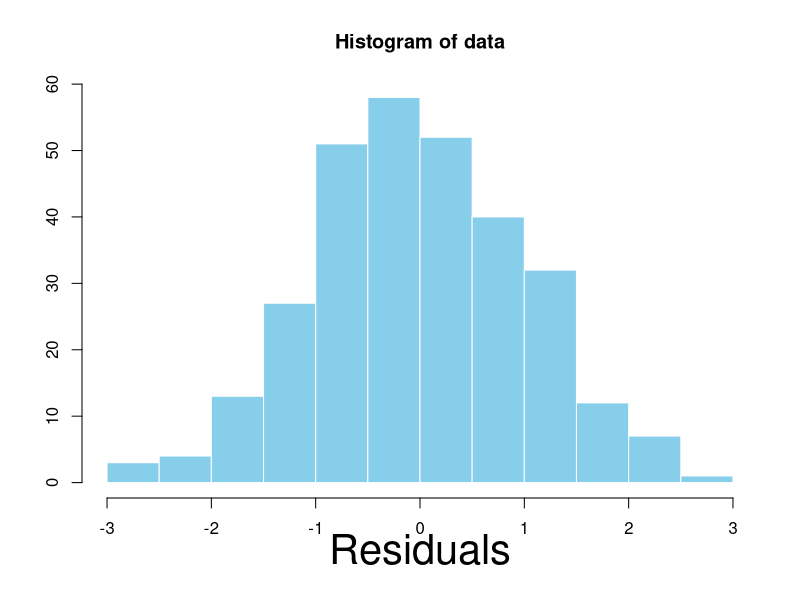
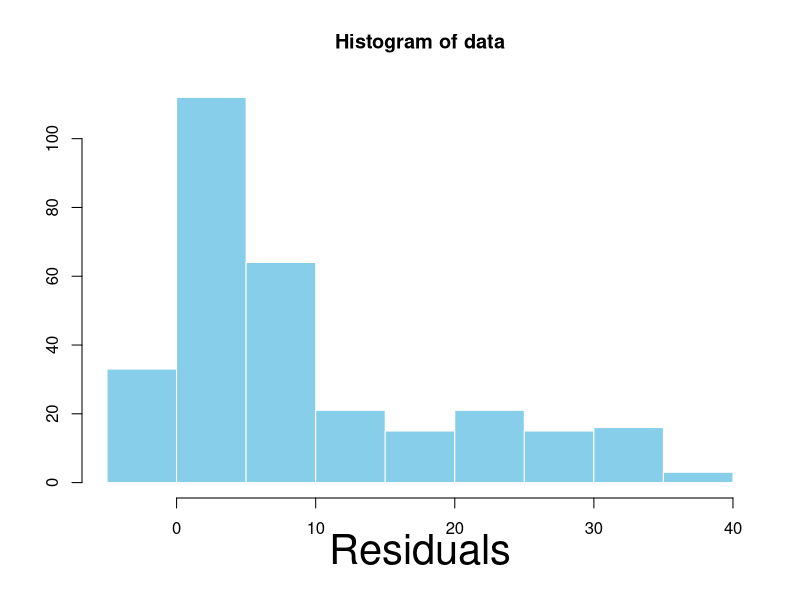
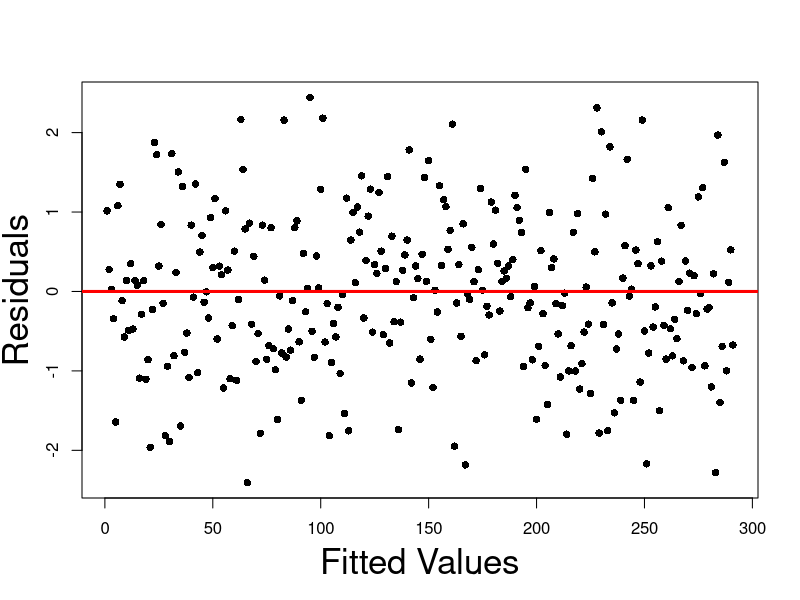
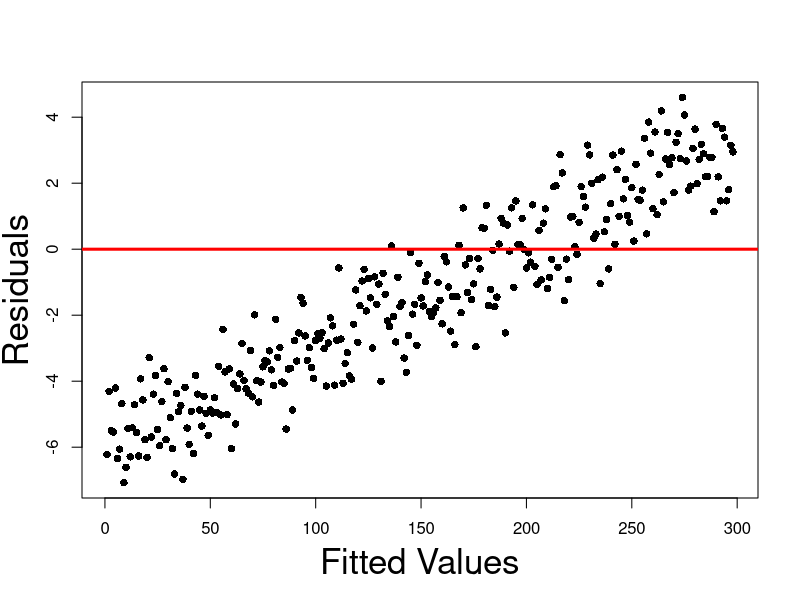
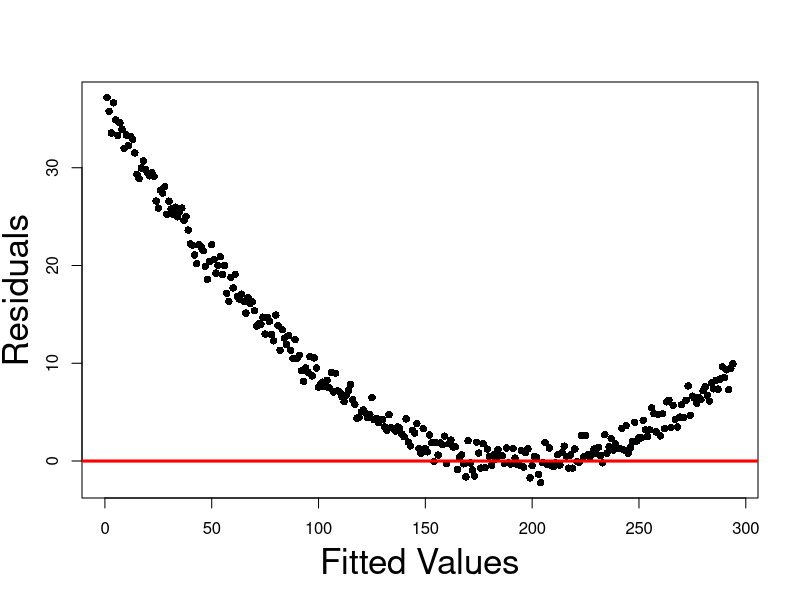
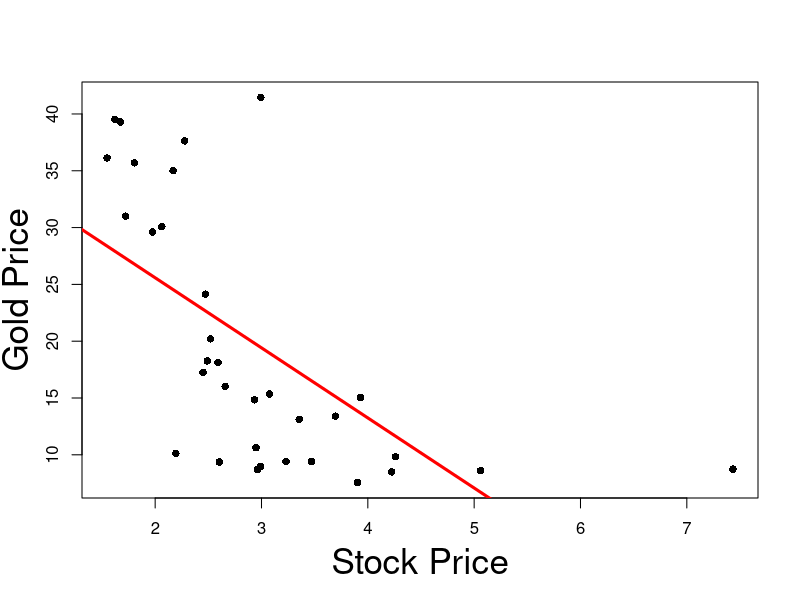
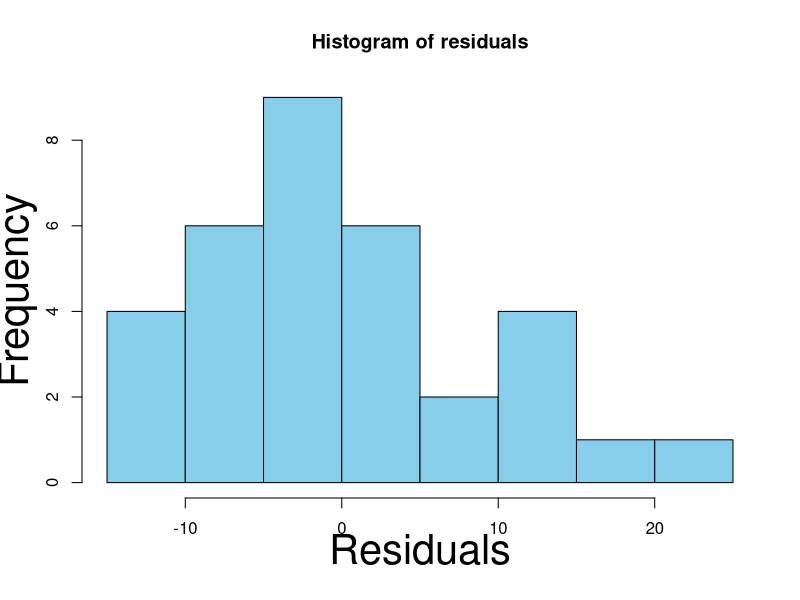
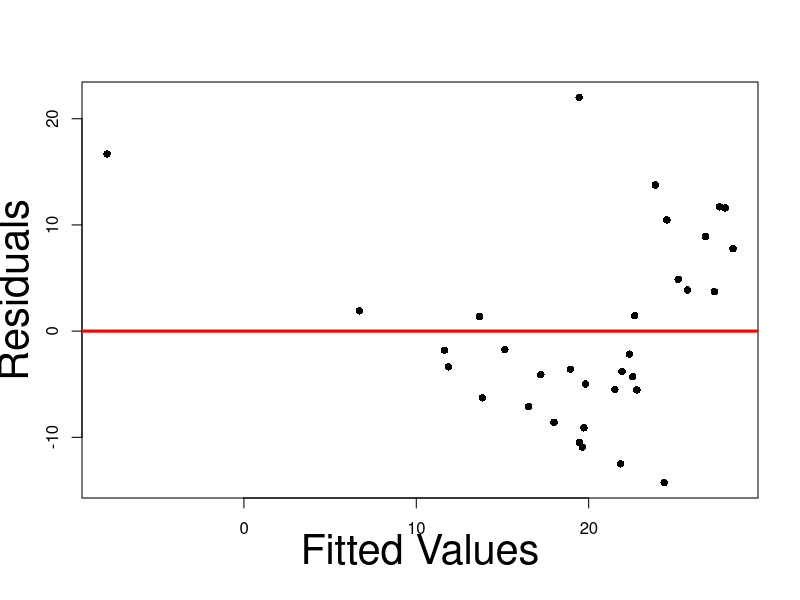

R code for these plots, in order:
## ---- chunk 1
#| echo: false
#| fig-asp: 1

# Generate random N(0,1) vector
data <- rnorm(300)

# Plot histogram of transformed data
hist(data, 
     xlab = "", 
     ylab = "", 
     col = "skyblue", 
     border = "white")

# Increase label size
mtext("Residuals", side=1, line=2.5, cex=2.5)
## ---- chunk 2
#| echo: false
#| fig-asp: 1

# Generate random N(0,1) vector
data <- rnorm(300)

trend <- seq(-6, 3, length.out = length(data))

# Add quadratic trend
data <- data + trend ^ 2

# Plot histogram of transformed data
hist(data, 
     xlab = "", 
     ylab = "", 
     col = "skyblue", 
     border = "white")

# Increase label size
mtext("Residuals", side=1, line=2.5, cex=2.5)
## ---- chunk 3
#| echo: false
#| fig-asp: 1

# Generate random N(0,1) vector
data <- rnorm(300)

# Threshold at 2.5 standard deviation for 
# better plot

data <- data[abs(data) <= 2.5]

plot(data, 
    xlab = "", 
    ylab = "", 
    pch = 16)

mtext("Fitted Values", side=1, line=3, cex=2.1)
mtext("Residuals", side=2, line=2.5, cex=2.1)

abline(0, 0, col = "red", lwd = 3)
## ---- chunk 4
#| echo: false
#| fig-asp: 1

# Generate random N(0,1) vector
data <- rnorm(300)

# Threshold at 2.5 standard deviation for 
# better plot

data <- data[abs(data) <= 2.5]

trend <- seq(-6, 3, length.out = length(data))

# Add linear trend
data <- data + trend

plot(data, 
    xlab = "", 
    ylab = "", 
    pch = 16)

mtext("Fitted Values", side=1, line=3, cex=2.1)
mtext("Residuals", side=2, line=2.5, cex=2.1)

abline(0, 0, col = "red", lwd = 3)
## ---- chunk 5
#| echo: false
#| fig-asp: 1

# Generate random N(0,1) vector
data <- rnorm(300)

# Threshold at 2.5 standard deviation for 
# better plot

data <- data[abs(data) <= 2.5]

trend <- seq(-6, 3, length.out = length(data))

# Add quadratic trend
data <- data + trend ^ 2

plot(data, 
    xlab = "", 
    ylab = "", 
    pch = 16)

mtext("Fitted Values", side=1, line=3, cex=2.1)
mtext("Residuals", side=2, line=2.5, cex=2.1)

abline(0, 0, col = "red", lwd = 3)
## ---- chunk 6
#| echo: false
#| fig-asp: 1

# Read the data
prices <- read.table(file = "datasets/stock_gold.txt",
                   header = TRUE
                  )

stock.price <- prices$stock_price
gold.price <- prices$gold_price

# Fit regression model
model <- lm(gold.price ~ stock.price)

# Create the plot
plot(stock.price,
     gold.price, 
     xlab = "", 
     ylab= "",
     pch = 16)

# Add labels
mtext("Stock Price", side=1, line=3, cex=2.1)
mtext("Gold Price", side=2, line=2.5, cex=2.1)

# Plot regression line
abline(model, col = "red", lwd = 3)
## ---- chunk 7
#| echo: false
#| fig-asp: 1

# Read the data
prices <- read.table(file = "datasets/stock_gold.txt",
                   header = TRUE
                  )

stock.price <- prices$stock_price
gold.price <- prices$gold_price

# Fit regression model
model <- lm(gold.price ~ stock.price)

# Compute residuals
residuals <- model$resid

# Histogram of residuals
hist(residuals,
xlab = "",
ylab = "",
col = "skyblue")

# Increase label size
mtext("Residuals", side = 1, line = 2.5, cex = 2.5)
mtext("Frequency", side = 2, line = 2.5, cex = 2.5)
## ---- chunk 8
#| echo: false
#| fig-asp: 1

# Read the data
prices <- read.table(file = "datasets/stock_gold.txt",
                   header = TRUE
                  )

stock.price <- prices$stock_price
gold.price <- prices$gold_price

# Fit regression model
model <- lm(gold.price ~ stock.price)

# Compute residuals
residuals <- model$resid

# Compute fitted values
fitted <- model$fitted

# Plot the residual graph
plot(fitted, residuals,
     xlab = "", 
     ylab = "",
     pch = 16)

# Increase label size
mtext("Fitted Values", side = 1, line = 2.5, cex = 2.5)
mtext("Residuals", side = 2, line = 2.5, cex = 2.5)

# Add y = 0 line for reference
abline(0, 0, col = "red", lwd = 3)
## ---- chunk 9
#| echo: false
#| fig-asp: 1

# Read the data
prices <- read.table(file = "datasets/stock_gold.txt",
                   header = TRUE
                  )

stock.price <- prices$stock_price
gold.price <- prices$gold_price

# Fit regression model
model <- lm(gold.price ~ stock.price)

# Compute residuals
residuals <- model$resid

# Compute fitted values
fitted <- model$fitted

# Plot the residual graph
plot(fitted, residuals,
     xlab = "", 
     ylab = "",
     pch = 16)

# Increase label size
mtext("Fitted Values", side = 1, line = 2.5, cex = 2.5)
mtext("Residuals", side = 2, line = 2.5, cex = 2.5)

# Add y = 0 line for reference
abline(0, 0, col = "red", lwd = 3)
## ---- chunk 10
#| echo: false
#| fig-asp: 1

# Read the data
prices <- read.table(file = "datasets/stock_gold.txt",
                   header = TRUE
                  )

stock.price <- prices$stock_price
gold.price <- prices$gold_price

# Transform data via log(y)
log.gold.price <- log(gold.price)

# Fit linear model with log(y) data
log.model <- lm(log.gold.price ~ stock.price)

# Compute residuals for log model
log.residuals <- log.model$resid

# Compute fitted values for log model
log.fitted <- log.model$fitted

# Plot the residual graph
plot(log.fitted, log.residuals,
     xlab = "", 
     ylab = "",
     pch = 16)

# Increase label size
mtext("Fitted Values", side = 1, line = 2.5, cex = 2.5)
mtext("Residuals", side = 2, line = 2.5, cex = 2.5)

# Add y = 0 line for reference
abline(0, 0, col = "red", lwd = 3)
## ---- chunk 11
#| echo: false
#| fig-asp: 1

# Read the data
prices <- read.table(file = "datasets/stock_gold.txt",
                   header = TRUE
                  )

stock.price <- prices$stock_price
gold.price <- prices$gold_price

# Fit regression model
model <- lm(gold.price ~ stock.price)

# Compute residuals
residuals <- model$resid

# Compute fitted values
fitted <- model$fitted

# Histogram of residuals
hist(residuals,
xlab = "",
ylab = "",
col = "skyblue")

# Increase label size
mtext("Residuals", side = 1, line = 2.5, cex = 2.5)
mtext("Frequency", side = 2, line = 2.5, cex = 2.5)
## ---- chunk 12
#| echo: false
#| fig-asp: 1

# Read the data
prices <- read.table(file = "datasets/stock_gold.txt",
                   header = TRUE
                  )

stock.price <- prices$stock_price
gold.price <- prices$gold_price

# Transform data via log(y)
log.gold.price <- log(gold.price)

# Fit linear model with log(y) data
log.model <- lm(log.gold.price ~ stock.price)

# Compute residuals for log model
log.residuals <- log.model$resid

# Compute fitted values for log model
log.fitted <- log.model$fitted

# Histogram of residuals
hist(log.residuals,
xlab = "",
ylab = "",
col = "skyblue")

# Increase label size
mtext("Residuals", side = 1, line = 2.5, cex = 2.5)
mtext("Frequency", side = 2, line = 2.5, cex = 2.5)
## ---- chunk 13
#| echo: false
#| fig-asp: 1

# Read the data
prices <- read.table(file = "datasets/stock_gold.txt",
                   header = TRUE
                  )

stock.price <- prices$stock_price
gold.price <- prices$gold_price

# Fit regression model
model <- lm(gold.price ~ stock.price)

# Compute residuals
residuals <- model$resid

# Time-series plot of residuals
plot(residuals, 
     xlab = "", 
     ylab= "",
     pch = 16,
     cex = 1.5)

# Add labels
mtext("Time", side=1, line=3, cex=2.1)
mtext("Residuals", side=2, line=2.5, cex=2.1)

# Add line y = 0 for reference
abline(0, 0, col = "red", lwd = 3)
## ---- chunk 14
# Read the data
prices <- read.table(file = "datasets/stock_gold.txt",
                   header = TRUE
                  )

stock.price <- prices$stock_price
gold.price <- prices$gold_price

# Fit regression model
model <- lm(gold.price ~ stock.price)

# Compute residuals
residuals <- model$resid

# Compute length of residuals
length(residuals)
## ---- chunk 15
#| echo: false
#| fig-asp: 1

# Read the data
prices <- read.table(file = "datasets/stock_gold.txt",
                   header = TRUE
                  )

stock.price <- prices$stock_price
gold.price <- prices$gold_price

# Fit regression model
model <- lm(gold.price ~ stock.price)

# Compute residuals
residuals <- model$resid

# Generate lagged version of residuals
residuals.lag.0 <- residuals[2:33]
residuals.lag.1 <-residuals[1:32]

# Plot Lag0 Vs Lag1 residuals
plot(residuals.lag.0, 
     residuals.lag.1,
     xlab = "", 
     ylab= "",
     pch = 16,
     cex = 1.5)

# Add labels
mtext("Residuals Lag 0", side=1, line=3, cex=2.1)
mtext("Residuals Lag 1", side=2, line=2.5, cex=2.1)
## ---- chunk 16
#| echo: true

# Enter the data
Z1 <- c(10, 15, 18, 24, 30)
Z3 <- c(52, 75, 97, 129, 152)

# Compute correlation
cor(Z1, Z3)
## ---- chunk 17
#| echo: true

# Enter the data
Z1 <- c(10, 15, 18, 24, 30)
Z2 <- c(50, 75, 90, 120, 150)
Z3 <- c(52, 75, 97, 129, 152)

# Assemble design matrix
Z <- matrix(c(Z1, Z2, Z3), ncol = 3)

# Compute determinant of Z^T Z
det ( t(Z) %*% Z )
## ---- chunk 18
# Enter the data
Z1 <- c(10, 15, 18, 24, 30)
Z2 <- c(50, 75, 90, 120, 150)
Z3 <- c(52, 75, 97, 129, 152)

# Consider perturbation Z1 + 0.01
PZ1 <- Z1 + 0.01

# Assemble perturbed design matrix
Z <- matrix(c(PZ1, Z2, Z3), ncol = 3)

# Compute the inverse of Z^T Z
solve ( t(Z) %*% Z )
## ---- chunk 19
# Enter the data
Z1 <- c(10, 15, 18, 24, 30)
Z2 <- c(50, 75, 90, 120, 150)
Z3 <- c(52, 75, 97, 129, 152)

# Consider perturbation Z1 + 0.02
PZ1 <- Z1 + 0.02

# Assemble perturbed design matrix
Z <- matrix(c(PZ1, Z2, Z3), ncol = 3)

# Compute the inverse of Z^T Z
solve ( t(Z) %*% Z )
## ---- chunk 20
Z1 <- c(10, 15, 18, 24, 30)
mean(Z1)
## ---- chunk 21
# Enter data
y <- c(70, 65, 90, 95, 110, 115, 120, 140, 155, 150)
x2 <- c(80, 100, 120, 140, 160, 180, 200, 220, 240, 260)
x3 <- c(810, 1009, 1273, 1425, 1633, 1876, 2052, 2201, 2435, 2686)

# Fit model
model <- lm(y ~ x2 + x3)

# We want to display only part of summary
# First capture the output into a vector
temp <- capture.output(summary(model))

# Then print only the lines of interest
cat(paste(temp[9:20], collapse = "\n"))
## ---- chunk 22
# Enter data
x2 <- c(80, 100, 120, 140, 160, 180, 200, 220, 240, 260)
x3 <- c(810, 1009, 1273, 1425, 1633, 1876, 2052, 2201, 2435, 2686)

# Compute correlation
cor(x2, x3)
## ---- chunk 23
# Enter data
y <- c(70, 65, 90, 95, 110, 115, 120, 140, 155, 150)
x2 <- c(80, 100, 120, 140, 160, 180, 200, 220, 240, 260)
x3 <- c(810, 1009, 1273, 1425, 1633, 1876, 2052, 2201, 2435, 2686)

# Fit expenditure as function of income
model.1 <- lm(y ~ x2)

# Capture output
temp.1 <- capture.output(summary(model.1))

# Print reduced output
cat(paste(temp.1[9:19], collapse = "\n"))
## ---- chunk 24
# Enter data
y <- c(70, 65, 90, 95, 110, 115, 120, 140, 155, 150)
x2 <- c(80, 100, 120, 140, 160, 180, 200, 220, 240, 260)
x3 <- c(810, 1009, 1273, 1425, 1633, 1876, 2052, 2201, 2435, 2686)

# Fit expenditure as function of wealth
model.2 <- lm(y ~ x3)

# Capture output
temp.2 <- capture.output(summary(model.2))

# Print reduced output
cat(paste(temp.2[9:19], collapse = "\n"))
## ---- chunk 25
longley <- read.table(file = "datasets/longley.txt",
                      header = TRUE)

head(longley,n=3)
## ---- chunk 26
# Read data file
longley <- read.table(file = "datasets/longley.txt",
                      header = TRUE)

# Return correlations larger than 0.9
cor(longley[ , 1:5]) > 0.9
## ---- chunk 27
#| echo: true
#| code-fold: true
#| code-summary: "Click here for full code"
#| fig-asp: 1

# Divorces data
year <- c(1, 2, 3, 4, 5, 6,7, 8, 9, 10, 15, 20, 25, 30)
percent <- c(3.51, 9.5, 8.91, 9.35, 8.18, 6.43, 5.31, 
             5.07, 3.65, 3.8, 2.83, 1.51, 1.27, 0.49)

# Fit linear model
linear <- lm(percent ~ year)

# Fit order 6 model
order_6 <- lm(percent ~ year  + I( year^2 ) + I( year^3 ) + 
                                I( year^4 ) + I( year^5 ) +
                                I( year^6 ))

# Scatter plot of data
plot(year, percent, xlab = "", ylab = "", pch = 16, cex = 2)

# Add labels
mtext("Years of marriage", side = 1, line = 3, cex = 2.1)
mtext("Risk of divorce by adultery", side = 2, line = 2.5, cex = 2.1)

# Plot Linear Vs Quadratic
polynomial <- Vectorize(function(x, ps) {
  n <- length(ps)
  sum(ps*x^(1:n-1))
}, "x")
curve(polynomial(x, coef(linear)), add=TRUE, col = "red", lwd = 2)
curve(polynomial(x, coef(order_6)), add=TRUE, col = "blue", lty = 2, lwd = 3)
legend("topright", legend = c("Linear", "Order 6"), 
       col = c("red", "blue"), lty = c(1,2), cex = 3, lwd = 3)
## ---- chunk 28
#| echo: true
#| code-fold: true
#| code-summary: "Click here for full code"
#| fig-asp: 1

# Divorces data
year <- c(1, 2, 3, 4, 5, 6,7, 8, 9, 10, 15, 20, 25, 30)
percent <- c(3.51, 9.5, 8.91, 9.35, 8.18, 6.43, 5.31, 
             5.07, 3.65, 3.8, 2.83, 1.51, 1.27, 0.49)

# Fit linear model
linear <- lm(percent ~ year)

# Fit order 6 model
order_6 <- lm(percent ~ year  + I( year^2 ) + I( year^3 ) + 
                                I( year^4 ) + I( year^5 ) +
                                I( year^6 ))

# Scatter plot of data
plot(year, percent, xlab = "", ylab = "", pch = 16, cex = 2)

# Add labels
mtext("Years of marriage", side = 1, line = 3, cex = 2.1)
mtext("Risk of divorce by adultery", side = 2, line = 2.5, cex = 2.1)

# Plot Linear Vs Quadratic
polynomial <- Vectorize(function(x, ps) {
  n <- length(ps)
  sum(ps*x^(1:n-1))
}, "x")
curve(polynomial(x, coef(linear)), add=TRUE, col = "red", lwd = 2)
curve(polynomial(x, coef(order_6)), add=TRUE, col = "blue", lty = 2, lwd = 3)
legend("topright", legend = c("Linear", "Order 6"), 
       col = c("red", "blue"), lty = c(1,2), cex = 3, lwd = 3)
## ---- chunk 29
#| echo: true
#| code-fold: true
#| code-summary: "Click here for full code"
#| fig-asp: 1

# Divorces data
year <- c(1, 2, 3, 4, 5, 6,7, 8, 9, 10, 15, 20, 25, 30)
percent <- c(3.51, 9.5, 8.91, 9.35, 8.18, 6.43, 5.31, 
             5.07, 3.65, 3.8, 2.83, 1.51, 1.27, 0.49)

# Fit linear model
linear <- lm(percent ~ year)

# Fit order 6 model
order_6 <- lm(percent ~ year  + I( year^2 ) + I( year^3 ) + 
                                I( year^4 ) + I( year^5 ) +
                                I( year^6 ))

# Scatter plot of data
plot(year, percent, xlab = "", ylab = "", pch = 16, cex = 2)

# Add labels
mtext("Years of marriage", side = 1, line = 3, cex = 2.1)
mtext("Risk of divorce by adultery", side = 2, line = 2.5, cex = 2.1)

# Plot Linear Vs Quadratic
polynomial <- Vectorize(function(x, ps) {
  n <- length(ps)
  sum(ps*x^(1:n-1))
}, "x")
curve(polynomial(x, coef(linear)), add=TRUE, col = "red", lwd = 2)
curve(polynomial(x, coef(order_6)), add=TRUE, col = "blue", lty = 2, lwd = 3)
legend("topright", legend = c("Linear", "Order 6"), 
       col = c("red", "blue"), lty = c(1,2), cex = 3, lwd = 3)
